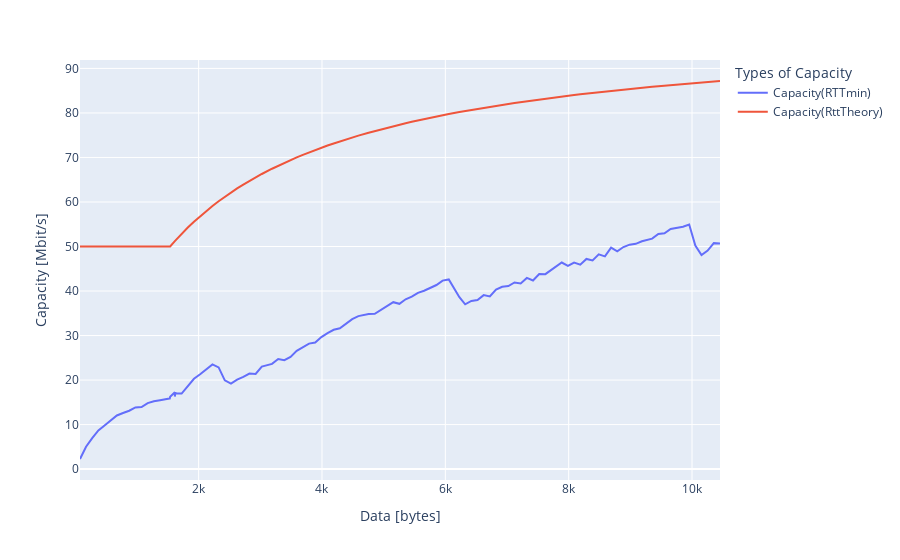

Here is the notebook cell this chart was saved with:
### Code cell
def getCapacity_sec(d, rtt):
    x=  2*8*d/rtt/1000
    return x

# 2.4 nel caso di 10Mbit/s, altrimenti 0.24 per 100Mbit/s

def getCapacity_sec_TheorySwitch(d, rtt):
    if(d<=1538):
        return 2*getCapacity_sec(d, rtt)
    return 2*8*d/(rtt -0.24)/1000
    #return 2*8*d/(rtt -2.4)/1000
    

getCapacity_sec_TheorySwitch= np.vectorize(getCapacity_sec_TheorySwitch)

Capacity= getCapacity_sec(lenght, RttMin)
CapacityTheory = getCapacity_sec(lenght, RttTheorySwitch)

fig2 = px.line(x=lenght, y=[Capacity, CapacityTheory], labels=dict(x="Data [bytes]", value="Capacity [Mbit/s]", variable="Types of Capacity"))

newnamesFig2 = {'wide_variable_0':'Capacity(RTTmin)', 'wide_variable_1':'Capacity(RttTheory)'}
fig2.for_each_trace(lambda t: t.update(name = newnamesFig2[t.name],
                                      legendgroup = newnamesFig2[t.name],
                                      hovertemplate = t.hovertemplate.replace(t.name, newnamesFig2[t.name])
                                     )
                  )

fig2.show()

### Figure 1 — Plotly figure (JSON) as saved in the notebook; plotly's stock layout.template omitted (floating-point values rounded to 4 significant figures; data arrays with more than 128 entries replaced by an {"elided": "..."} marker saying what was removed)
{"data": [{"hovertemplate": "Types of Capacity=Capacity(RTTmin)<br>Data [bytes]=%{x}<br>Capacity [Mbit/s]=%{y}<extra></extra>", "legendgroup": "Capacity(RTTmin)", "line": {"color": "#636efa", "dash": "solid"}, "marker": {"symbol": "circle"}, "mode": "lines", "name": "Capacity(RTTmin)", "orientation": "v", "showlegend": true, "type": "scatter", "x": {"elided": "131 int values"}, "xaxis": "x", "y": {"elided": "131 float values"}, "yaxis": "y"}, {"hovertemplate": "Types of Capacity=Capacity(RttTheory)<br>Data [bytes]=%{x}<br>Capacity [Mbit/s]=%{y}<extra></extra>", "legendgroup": "Capacity(RttTheory)", "line": {"color": "#EF553B", "dash": "solid"}, "marker": {"symbol": "circle"}, "mode": "lines", "name": "Capacity(RttTheory)", "orientation": "v", "showlegend": true, "type": "scatter", "x": {"elided": "131 int values"}, "xaxis": "x", "y": {"elided": "131 float values"}, "yaxis": "y"}], "layout": {"legend": {"title": {"text": "Types of Capacity"}, "tracegroupgap": 0}, "margin": {"t": 60}, "xaxis": {"anchor": "y", "domain": [0, 1], "title": {"text": "Data [bytes]"}}, "yaxis": {"anchor": "x", "domain": [0, 1], "title": {"text": "Capacity [Mbit/s]"}}}}
